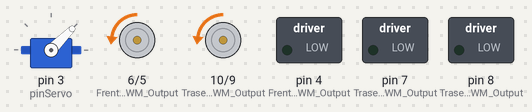
Simulated run of this sketch. Board: Arduino Uno, built with avr-gcc and run on an emulated ATmega328P. Shown: servo, motor-driver pin pairs drawn as motors (green arrow = first pin HIGH = forward, orange = second pin HIGH = backward, longer = more drive), switched loads named in the sketch (green lamp = pin HIGH). Pins used as bus, display or sensor lines are not drawn.

Above: at 2.1 s.
Timing chart, 0 to 3.6 s (numbered marks = the images above):
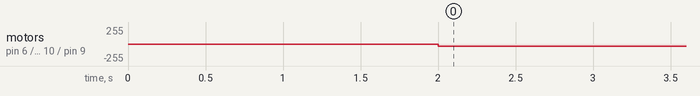

The sketch:

Main.ino
```cpp
#include <Servo.h>

//Declarando o servo
Servo servo;
#define pinServo 3

//Setup dos motores
int FrenteDireita_RPWM_Output = 3; // Arduino PWM output pin 3; connect to IBT-2 pin 1 (RPWM)
int FrenteDireita_LPWM_Output = 4; // Arduino PWM output pin 4; connect to IBT-2 pin 2 (LPWM)
int FrenteEsquerda_RPWM_Output = 5; // Arduino PWM output pin 5; connect to IBT-2 pin 1 (RPWM)
int FrenteEsquerda_LPWM_Output = 6; // Arduino PWM output pin 6; connect to IBT-2 pin 2 (LPWM)
int TraseiraDireita_RPWM_Output = 7; // Arduino PWM output pin 7; connect to IBT-2 pin 1 (RPWM)
int TraseiraDireita_LPWM_Output = 8; // Arduino PWM output pin 8; connect to IBT-2 pin 2 (LPWM)
int TraseiraEsquerda_RPWM_Output = 9; // Arduino PWM output pin 9; connect to IBT-2 pin 1 (RPWM)
int TraseiraEsquerda_LPWM_Output = 10; // Arduino PWM output pin 10; connect to IBT-2 pin 2 (LPWM)

//Velocidade dos motores
int motorSpeed = 35;

// Variaveis para o PID
int Kp, Kd, Ki = 1;
int integral = 0;
int lastError = 0;

//Variavel para iniciar o ultimo angulo;
int ultimoAngulo = 90;

//Declarando o tempo millis()
unsigned long tempo;
void setup() {
  // put your setup code here, to run once:
  servo.attach(pinServo);
  Serial.begin(9600);
  servo.write(45);

  //Iniciando os pinos dos motores
  pinMode(FrenteDireita_RPWM_Output, OUTPUT);
  pinMode(FrenteDireita_LPWM_Output, OUTPUT);
  pinMode(FrenteEsquerda_RPWM_Output, OUTPUT);
  pinMode(FrenteEsquerda_LPWM_Output, OUTPUT);
  pinMode(TraseiraDireita_RPWM_Output, OUTPUT);
  pinMode(TraseiraDireita_LPWM_Output, OUTPUT);
  pinMode(TraseiraEsquerda_RPWM_Output, OUTPUT);
  pinMode(TraseiraEsquerda_LPWM_Output, OUTPUT);

  delay(2000);
  tempo = millis();
}

void loop() {
  AndaPraFrente(motorSpeed);
  if (millis() > tempo + 20){
      servo.write(readSerial());
      tempo = millis();
  }
  servo.write(45);
}

int readSerial(){
  if (Serial.available() > 0){
      int angulo = Serial.parseInt();
      return angulo;
      if (angulo != ultimoAngulo){
         if (angulo != 0){
          ultimoAngulo = angulo + 90;
          return ultimoAngulo;
        }else{
          return ultimoAngulo;
        }
      }

 }
 }

void funcao(int a, int b, int *soma, int *produto) {
    *soma = a + b;
    *produto = a * b;
}

int main() {
    int x = 5, y = 3, resultSum, resultProduct;
    funcao(x, y, &resultSum, &resultProduct);
    printf("Soma: %d, Produto: %d\n", resultSum, resultProduct);
    return 0;
}


 int controlPID(int setpoint, int inputValue) {
  // Calcule o erro (diferença entre o setpoint e o valor atual)
  int error = setpoint - inputValue;

  // Calcule o termo proporcional
  int P = Kp * error;

  // Calcule o termo integral
  integral += error;
  int I = Ki * integral;

  // Calcule o termo derivativo
  int derivative = error - lastError;
  int D = Kd * derivative;

  // Calcule a saída do controlador PID
  int output = P + I + D;

  // Limite a saída dentro dos limites do servo
  output = constrain(output, 0, 180);

  // Atualize o valor do erro anterior
  lastError = error;

  return output;
}


void AndaPraTras(int motorSpeed) {
  // Carro anda para trás (ré)
  analogWrite(FrenteDireita_RPWM_Output, 0);
  analogWrite(FrenteDireita_LPWM_Output, motorSpeed);
  analogWrite(FrenteEsquerda_RPWM_Output, 0);
  analogWrite(FrenteEsquerda_LPWM_Output, motorSpeed);

  analogWrite(TraseiraDireita_RPWM_Output, 0);
  analogWrite(TraseiraDireita_LPWM_Output, motorSpeed);
  analogWrite(TraseiraEsquerda_RPWM_Output, 0);
  analogWrite(TraseiraEsquerda_LPWM_Output, motorSpeed);
}

void AndaPraFrente(int motorSpeed) {
  // Carro anda para frente
  analogWrite(FrenteDireita_RPWM_Output, motorSpeed);
  analogWrite(FrenteDireita_LPWM_Output, 0);
  analogWrite(FrenteEsquerda_RPWM_Output, motorSpeed);
  analogWrite(FrenteEsquerda_LPWM_Output, 0);
  analogWrite(TraseiraDireita_RPWM_Output, motorSpeed);
  analogWrite(TraseiraDireita_LPWM_Output, 0);
  analogWrite(TraseiraEsquerda_RPWM_Output, motorSpeed);
  analogWrite(TraseiraEsquerda_LPWM_Output, 0);
}

void Stop() {
  // Pare todos os motores
  analogWrite(FrenteDireita_RPWM_Output, 0);
  analogWrite(FrenteDireita_LPWM_Output, 0);
  analogWrite(FrenteEsquerda_RPWM_Output, 0);
  analogWrite(FrenteEsquerda_LPWM_Output, 0);
  analogWrite(TraseiraDireita_RPWM_Output, 0);
  analogWrite(TraseiraDireita_LPWM_Output, 0);
  analogWrite(TraseiraEsquerda_RPWM_Output, 0);
  analogWrite(TraseiraEsquerda_LPWM_Output, 0);
}
```

Measured:
- by itself, motor on pin 6 (FrenteEsquerda_LPWM_Output) / pin 5 (FrenteEsquerda_RPWM_Output), motor on pin 10 (TraseiraEsquerda_LPWM_Output) / pin 9 (TraseiraEsquerda_RPWM_Output): stopped → backward 35/255 at 2.0 s
